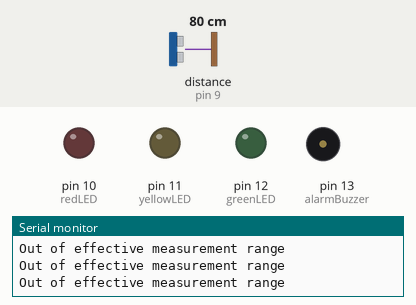
Simulated run of this sketch. Board: Arduino Uno, built with avr-gcc and run on an emulated ATmega328P. Shown: output pins drawn as LEDs (lit = HIGH), buzzer (waves = sounding), the last lines printed to the serial monitor. Wiring (inferred from the names in the program): ultrasonic range finder: trigger pin 8; echo pin 9. The test bench sets the inputs (shaded band); at power-on: distance to the obstacle (sensor on pin 9) 80 cm. The echo pulse lasts 58.3 µs per cm; pins used as bus, display or sensor lines are not drawn.

Above: at 1.3 s.
1.4 s: distance to the obstacle (sensor on pin 9) set to 55 cm
2.9 s: distance to the obstacle (sensor on pin 9) set to 46 cm
At 3.6 s:
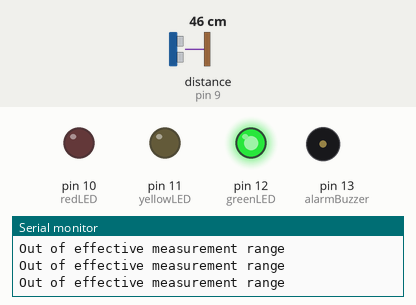
4.5 s: distance to the obstacle (sensor on pin 9) set to 23 cm
7.5 s: distance to the obstacle (sensor on pin 9) set to 18 cm
At 7.9 s:
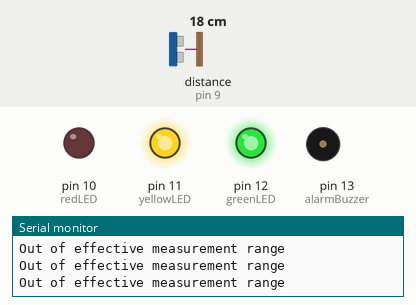
9.0 s: distance to the obstacle (sensor on pin 9) set to 2 cm
At 10.2 s:
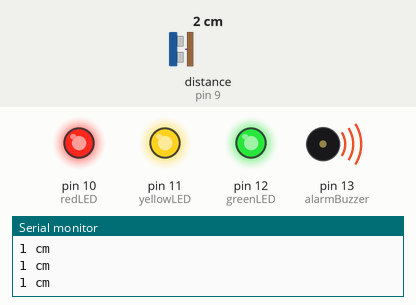
10.5 s: distance to the obstacle (sensor on pin 9) set to 60 cm
At 11.8 s:
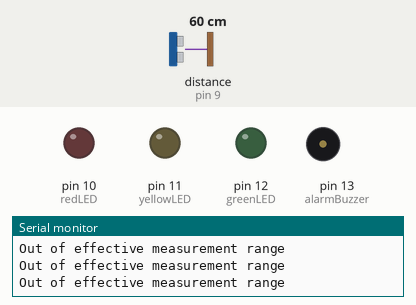
Timing chart, 0 to 13.0 s (numbered marks = the images above; inputs shaded):
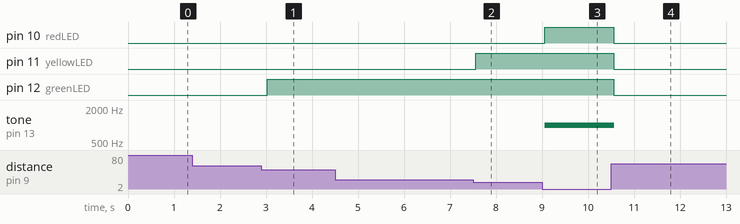

The sketch:

rohbot_security_system.ino
```cpp
#define triggerPin 8
#define receiverPin 9
#define redLED 10
#define yellowLED 11
#define greenLED 12
#define alarmBuzzer 13
int beepFrequency = 500;

void setup() {
  Serial.begin(9600);
  pinMode(triggerPin, OUTPUT);
  pinMode(receiverPin, INPUT);
  pinMode(redLED, OUTPUT);
  pinMode(yellowLED, OUTPUT);
  pinMode(greenLED, OUTPUT);
  pinMode(alarmBuzzer, OUTPUT);
}

void loop() {
  long pulseDuration, measuredDistance;
  digitalWrite(triggerPin, LOW);
  delayMicroseconds(2);
  digitalWrite(triggerPin, HIGH);
  delayMicroseconds(10);
  digitalWrite(triggerPin, LOW);
  pulseDuration = pulseIn(receiverPin, HIGH);
  measuredDistance = (pulseDuration / 2) / 29.1;

  if (measuredDistance < 50) {
    digitalWrite(greenLED, HIGH);
  } else {
    digitalWrite(greenLED, LOW);
  }

  if (measuredDistance < 20) {
    digitalWrite(yellowLED, HIGH);
  } else {
    digitalWrite(yellowLED, LOW);
  }

  if (measuredDistance < 5) {
    digitalWrite(redLED, HIGH);
    beepFrequency = 1000;
  } else {
    digitalWrite(redLED, LOW);
  }

  if (measuredDistance > 5 || measuredDistance <= 0) {
    Serial.println("Out of effective measurement range");
    noTone(alarmBuzzer);
  } else {
    Serial.print(measuredDistance);
    Serial.println(" cm");
    tone(alarmBuzzer, beepFrequency);
  }

  delay(500);
}
```

Measured:
- the behaviour switches between 51 and 50 cm on distance to the obstacle (sensor on pin 9) (found by bisection; images 0 and 1)
- the behaviour switches between 21 and 20 cm on distance to the obstacle (sensor on pin 9) (found by bisection; images 1 and 2)
- after the input at 2.9 s, pin 12 (greenLED): LOW → HIGH after 0.13 s
- after the input at 7.5 s, pin 11 (yellowLED): LOW → HIGH after 0.05 s
- after the input at 9.0 s, pin 10 (redLED): LOW → HIGH after 0.06 s; tone on pin 13 (alarmBuzzer): silent → 1000 Hz after 0.06 s
- after the input at 10.5 s, pin 10 (redLED), pin 11 (yellowLED), pin 12 (greenLED): HIGH → LOW after 0.07 s; tone on pin 13 (alarmBuzzer): 1000 Hz → silent after 0.07 s
